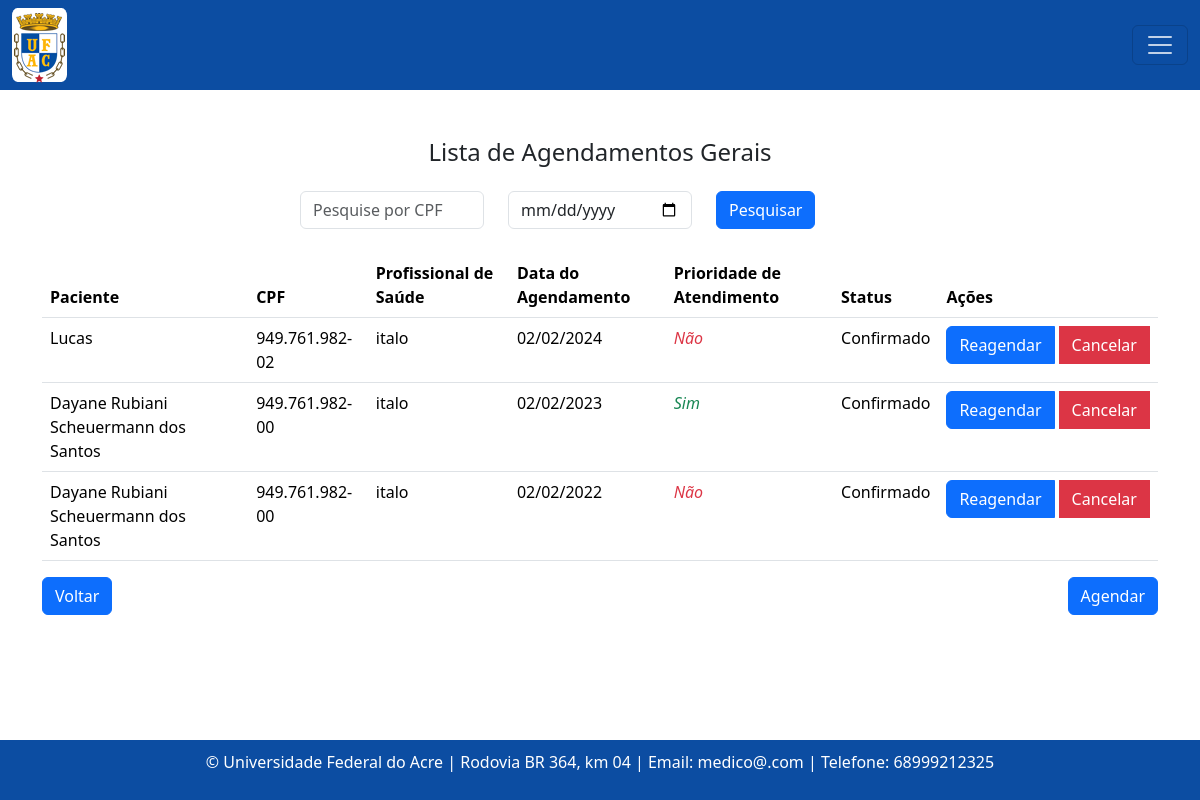
Page /agendamento/lista on the earlier database version.
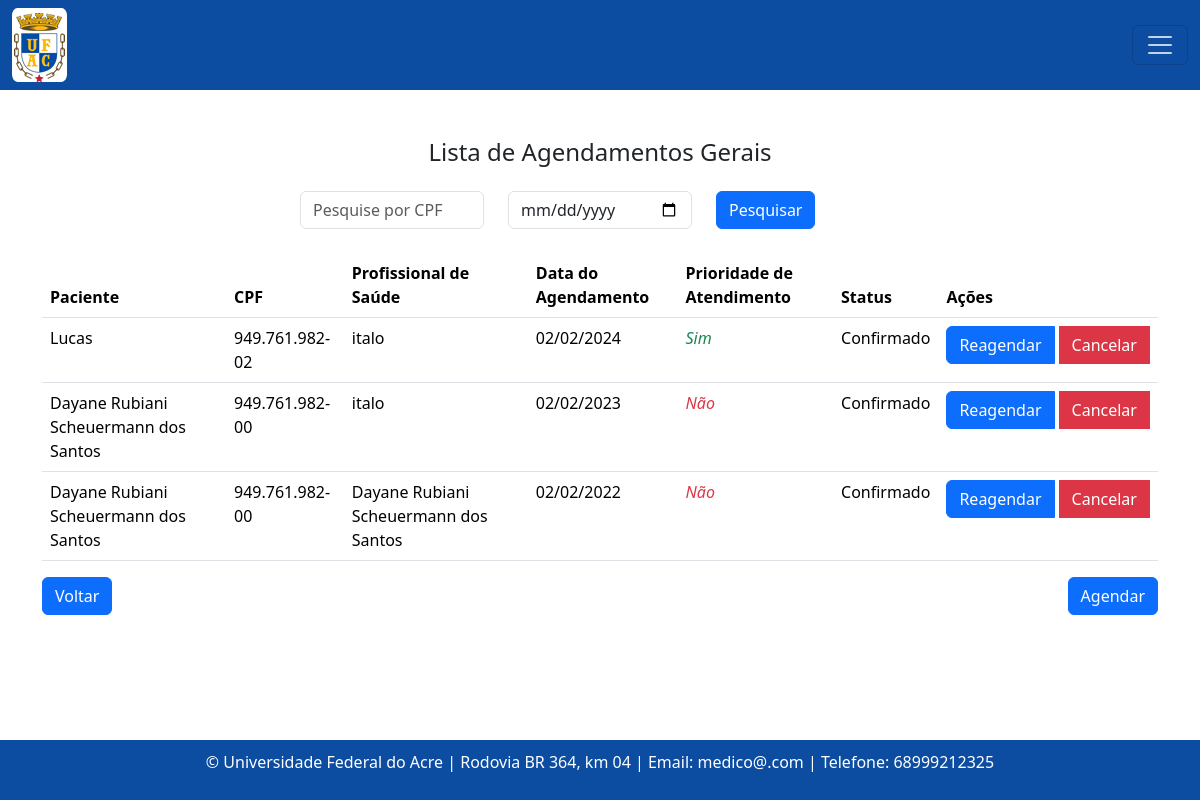
Same page on the later database version.
### consulta/models.py (models this page shows, shortened)
class Agendamento(models.Model):
    status_atendimento = models.CharField(max_length=20, choices=[
        ('confirmado', 'Confirmado'),
        ('ausente', 'Ausente'),
        ('pendente', 'Pendente'),
    ], default='pendente')
    paciente = models.ForeignKey(Paciente, on_delete=models.CASCADE) #contem referncia do objeto Paciente
    profissional_saude = models.ForeignKey(Profissionaldasaude, on_delete=models.CASCADE)  #contem referncia do objeto Profissionaldasaude
    data_agendamento = models.DateTimeField()
    prioridade_atendimento = models.BooleanField(default=False)
    justificativa_cancelamento = models.TextField(blank=True, null=True)

class Profissionaldasaude(models.Model):
    nome = models.CharField(max_length=100)
    data_nascimento = models.DateField()
    email = models.EmailField()
    rg = models.CharField(max_length=20)
    cpf = models.CharField(max_length=14)
    sexo = models.CharField(max_length=1, choices=[('M', 'Masculino'), ('F', 'Feminino')]) #O parâmetro choices em um campo CharField ou IntegerField é usado para fornecer uma lista de escolhas para esse campo
    identificacao_unica = models.CharField(max_length=50, default='')
    cep = models.CharField(max_length=9)
    cidade = models.CharField(max_length=50)
    bairro = models.CharField(max_length=50, default='')
    uf = models.CharField(max_length=2)
    numero = models.CharField(max_length=10)
    ddd_telefone = models.CharField(max_length=10)
    complemento = models.CharField(max_length=100, blank=True, null=True, default='') # blank=True, null=True é pra dizer que não é obrigatorio
    area = models.CharField(max_length=50, default='')
    unidade_siass = models.CharField(max_length=50, default='')
    formacao = models.CharField(max_length=20)
    conselho = models.CharField(max_length=20)
    registro = models.CharField(max_length=20)

class Paciente(models.Model):
    nome = models.CharField(max_length=100)
    data_nascimento = models.DateField()
    email = models.EmailField()
    rg = models.CharField(max_length=20)
    cpf = models.CharField(max_length=14)
    sexo = models.CharField(max_length=1, choices=[('M', 'Masculino'), ('F', 'Feminino')])
    matricula = models.CharField(max_length=20)
    TIPO_PACIENTE_CHOICES = [
        ('Aluno', 'Aluno'),
        ('Servidor', 'Servidor'),
        ('Outro', 'Outro'),
    ]
    tipo_paciente = models.CharField(max_length=20, choices=TIPO_PACIENTE_CHOICES)
    cargo_funcao = models.CharField(max_length=50, default='')
    cep = models.CharField(max_length=9)
    cidade = models.CharField(max_length=50)
    bairro = models.CharField(max_length=50, default='')
    uf = models.CharField(max_length=2)
    numero = models.CharField(max_length=10)
    ddd_telefone = models.CharField(max_length=3)
    complemento = models.CharField(max_length=100, blank=True, null=True, default='')  # Adicionando o valor padrão aqui

### consulta/views.py (the view)
# urls.py: path('agendamento/lista', listar_agendamentos, name='agendamentoListagem'),
def listar_agendamentos(request):
    form = PesquisaAgendamentoForm(request.GET)
    agendamentos = Agendamento.objects.all()
    if form.is_valid():
        cpf = form.cleaned_data.get('cpf')
        data_agendamento = form.cleaned_data.get('data_agendamento')
        if cpf:
            agendamentos = agendamentos.filter(paciente__cpf__icontains=cpf)
        if data_agendamento:
            agendamentos = agendamentos.filter(data_agendamento__date=data_agendamento)
    else:
        agendamentos = Agendamento.objects.all()
    agendamentos = agendamentos.order_by('-data_agendamento')
    return render(request, 'consultas/listagem_agendamentos.html', {'form': form, 'agendamentos': agendamentos})

### consulta/forms.py
class PesquisaAgendamentoForm(forms.Form):
    cpf = forms.CharField(label='', required=False, widget=forms.TextInput(attrs={'class': 'form-control', 'placeholder': 'Pesquise por CPF'}))
    data_agendamento = forms.DateField(label='', required=False, widget=forms.DateInput(attrs={'type': 'date', 'class': 'form-control'}))

### templates/consultas/listagem_agendamentos.html (shortened to what this page needs)
{% extends "base.html" %}
{% block content %}
  <div class="text-center mb-4">
    <h4>Lista de Agendamentos Gerais</h4>
  </div>
  <div class="mb-4">
    <form method="get" class="mx-auto" style="max-width: 600px;">
      <div class="row">
        <div class="col">
          {{ form.cpf }}
        </div>
        <div class="col">
          {{ form.data_agendamento }}
        </div>
        <div class="col">
          <button type="submit" class="btn btn-primary">Pesquisar</button>
        </div>
      </div>
    </form>
  </div>
  <table class="table">
    <thead>
      <tr>
        <th scope="col">Paciente</th>
        <th scope="col">CPF</th>
        <th scope="col">Profissional de Saúde</th>
        <th scope="col">Data do Agendamento</th>
        <th scope="col">Prioridade de Atendimento</th>
        <th scope="col">Status</th>
        <th scope="col">Ações</th>
      </tr>
    </thead>
    <tbody>
      {% for agendamento in agendamentos %}
        <tr>
          <td>{{ agendamento.paciente.nome }}</td>
          <td>{{ agendamento.paciente.cpf }}</td>
          <td>{{ agendamento.profissional_saude.nome }}</td>
          <td>{{ agendamento.data_agendamento | date:"d/m/Y "   }}</td>
          <td>
            {% if agendamento.prioridade_atendimento %}
              <i class="fas fa-circle text-success">Sim</i>
            {% else %}
              <i class="fas fa-circle text-danger">Não</i>
            {% endif %}
          </td>
          <td>
            {% if agendamento.status_atendimento == 'pendente' %}
              <div class="btn-group" role="group" aria-label="Status">
                <a href="{% url 'agendamentoConfirmar' agendamento.id %}" class="btn btn-success">Confirmar</a>
                <a href="{% url 'agendamentoAusente' agendamento.id %}" class="btn btn-warning ms-1">Ausente</a>
              </div>
            {% elif agendamento.status_atendimento == 'confirmado' %}
              Confirmado
            {% elif agendamento.status_atendimento == 'ausente' %}
              Ausente
            {% else %}
              <span class="text-success">Concluído</span>
            {% endif %}
          </td>
          <td>
            <div class="btn-group" role="group" aria-label="Ações">
              <a href="{% url 'reagendarAgendamento' agendamento.id %}" class="btn btn-primary">Reagendar</a>
              <button type="button" class="btn btn-danger ms-1" data-bs-toggle="modal" data-bs-target="#cancelarModal{{ agendamento.id }}" onclick="confirmarCancelamento('{{ agendamento.id }}')">
                Cancelar
              </button>
            </div>
          </td>
        </tr>
      {% endfor %}
    </tbody>
  </table>
  <div class="d-flex justify-content-between">
    <a class="btn btn-primary" href="{% url 'home' %}">Voltar</a>
    <a class="btn btn-primary" href="{% url 'agendamentoCreate'  %}">Agendar</a>
  </div>
{% endblock %}

Differences in the rows shown:
changed Agendamento "Lucas": prioridade_atendimento "Não" → "Sim"
changed Agendamento (number 2 of 3 on the later page): prioridade_atendimento "Sim" → "Não"
changed Agendamento (number 3 of 3 on the later page): profissional_saude.nome "italo" → "Dayane Rubiani Scheuermann dos Santos"
